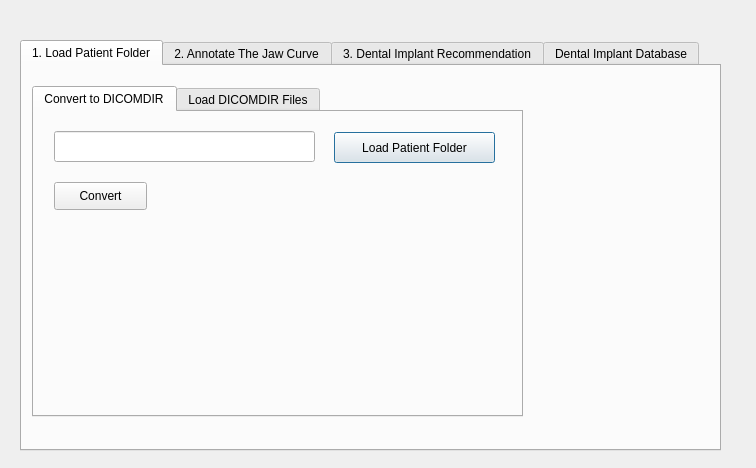
<?xml version="1.0" encoding="UTF-8"?>
<ui version="4.0">
 <class>Dialog</class>
 <widget class="QDialog" name="Dialog">
  <property name="geometry">
   <rect>
    <x>0</x>
    <y>0</y>
    <width>756</width>
    <height>468</height>
   </rect>
  </property>
  <property name="windowTitle">
   <string>Dialog</string>
  </property>
  <widget class="QTabWidget" name="tabWidget">
   <property name="geometry">
    <rect>
     <x>20</x>
     <y>40</y>
     <width>701</width>
     <height>411</height>
    </rect>
   </property>
   <property name="currentIndex">
    <number>0</number>
   </property>
   <widget class="QWidget" name="tab">
    <attribute name="title">
     <string>1. Load Patient Folder</string>
    </attribute>
    <widget class="QTabWidget" name="tabWidget_2">
     <property name="geometry">
      <rect>
       <x>10</x>
       <y>20</y>
       <width>491</width>
       <height>331</height>
      </rect>
     </property>
     <property name="currentIndex">
      <number>0</number>
     </property>
     <widget class="QWidget" name="tab_3">
      <attribute name="title">
       <string>Convert to DICOMDIR</string>
      </attribute>
      <widget class="QPushButton" name="pushButton">
       <property name="geometry">
        <rect>
         <x>300</x>
         <y>20</y>
         <width>161</width>
         <height>31</height>
        </rect>
       </property>
       <property name="text">
        <string>Load Patient Folder</string>
       </property>
      </widget>
      <widget class="QPushButton" name="pushButton_2">
       <property name="geometry">
        <rect>
         <x>20</x>
         <y>70</y>
         <width>93</width>
         <height>28</height>
        </rect>
       </property>
       <property name="text">
        <string>Convert</string>
       </property>
      </widget>
      <widget class="QLineEdit" name="lineEdit">
       <property name="geometry">
        <rect>
         <x>20</x>
         <y>19</y>
         <width>261</width>
         <height>31</height>
        </rect>
       </property>
      </widget>
     </widget>
     <widget class="QWidget" name="tab_4">
      <attribute name="title">
       <string>Load DICOMDIR Files</string>
      </attribute>
      <widget class="QLineEdit" name="lineEdit_2">
       <property name="geometry">
        <rect>
         <x>20</x>
         <y>30</y>
         <width>261</width>
         <height>31</height>
        </rect>
       </property>
      </widget>
      <widget class="QPushButton" name="pushButton_3">
       <property name="geometry">
        <rect>
         <x>300</x>
         <y>31</y>
         <width>161</width>
         <height>31</height>
        </rect>
       </property>
       <property name="text">
        <string>Load Patient Folder</string>
       </property>
      </widget>
     </widget>
    </widget>
   </widget>
   <widget class="QWidget" name="tab_2">
    <attribute name="title">
     <string>2. Annotate The Jaw Curve</string>
    </attribute>
    <widget class="QPushButton" name="pushButton_4">
     <property name="geometry">
      <rect>
       <x>10</x>
       <y>40</y>
       <width>191</width>
       <height>41</height>
      </rect>
     </property>
     <property name="text">
      <string>Annotate The Jaw Curve</string>
     </property>
    </widget>
   </widget>
   <widget class="QWidget" name="tab_5">
    <attribute name="title">
     <string>3. Dental Implant Recommendation</string>
    </attribute>
    <widget class="QPushButton" name="pushButton_5">
     <property name="geometry">
      <rect>
       <x>310</x>
       <y>50</y>
       <width>161</width>
       <height>31</height>
      </rect>
     </property>
     <property name="text">
      <string>Load The Jaw Curve</string>
     </property>
    </widget>
    <widget class="QLineEdit" name="lineEdit_3">
     <property name="geometry">
      <rect>
       <x>30</x>
       <y>50</y>
       <width>261</width>
       <height>31</height>
      </rect>
     </property>
    </widget>
    <widget class="QPushButton" name="pushButton_6">
     <property name="geometry">
      <rect>
       <x>30</x>
       <y>100</y>
       <width>241</width>
       <height>31</height>
      </rect>
     </property>
     <property name="text">
      <string>Get Dental Implant Recommendation</string>
     </property>
    </widget>
   </widget>
   <widget class="QWidget" name="tab_6">
    <attribute name="title">
     <string>Dental Implant Database</string>
    </attribute>
    <widget class="QTableView" name="tableView">
     <property name="geometry">
      <rect>
       <x>40</x>
       <y>160</y>
       <width>591</width>
       <height>201</height>
      </rect>
     </property>
    </widget>
    <widget class="QTextEdit" name="textEdit">
     <property name="geometry">
      <rect>
       <x>180</x>
       <y>20</y>
       <width>151</width>
       <height>31</height>
      </rect>
     </property>
    </widget>
    <widget class="QTextEdit" name="textEdit_2">
     <property name="geometry">
      <rect>
       <x>180</x>
       <y>60</y>
       <width>151</width>
       <height>31</height>
      </rect>
     </property>
    </widget>
    <widget class="QTextEdit" name="textEdit_3">
     <property name="geometry">
      <rect>
       <x>180</x>
       <y>100</y>
       <width>151</width>
       <height>31</height>
      </rect>
     </property>
    </widget>
    <widget class="QLabel" name="label">
     <property name="geometry">
      <rect>
       <x>50</x>
       <y>30</y>
       <width>47</width>
       <height>13</height>
      </rect>
     </property>
     <property name="font">
      <font>
       <pointsize>9</pointsize>
      </font>
     </property>
     <property name="text">
      <string>ID</string>
     </property>
    </widget>
    <widget class="QLabel" name="label_2">
     <property name="geometry">
      <rect>
       <x>50</x>
       <y>70</y>
       <width>101</width>
       <height>16</height>
      </rect>
     </property>
     <property name="font">
      <font>
       <pointsize>9</pointsize>
      </font>
     </property>
     <property name="text">
      <string>Diameter (mm)</string>
     </property>
    </widget>
    <widget class="QLabel" name="label_3">
     <property name="geometry">
      <rect>
       <x>50</x>
       <y>110</y>
       <width>101</width>
       <height>16</height>
      </rect>
     </property>
     <property name="font">
      <font>
       <pointsize>9</pointsize>
      </font>
     </property>
     <property name="text">
      <string>Height (mm)</string>
     </property>
    </widget>
    <widget class="QPushButton" name="pushButton_7">
     <property name="geometry">
      <rect>
       <x>340</x>
       <y>100</y>
       <width>93</width>
       <height>28</height>
      </rect>
     </property>
     <property name="text">
      <string>Insert</string>
     </property>
    </widget>
    <widget class="QPushButton" name="pushButton_8">
     <property name="geometry">
      <rect>
       <x>440</x>
       <y>100</y>
       <width>93</width>
       <height>28</height>
      </rect>
     </property>
     <property name="text">
      <string>Update</string>
     </property>
    </widget>
    <widget class="QPushButton" name="pushButton_9">
     <property name="geometry">
      <rect>
       <x>540</x>
       <y>100</y>
       <width>93</width>
       <height>28</height>
      </rect>
     </property>
     <property name="text">
      <string>Delete</string>
     </property>
    </widget>
   </widget>
  </widget>
 </widget>
 <resources/>
 <connections/>
</ui>
